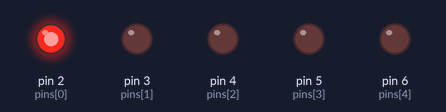
The sketch below on a simulated Arduino Uno, built with avr-gcc and run on an emulated ATmega328P. Parts: output pins drawn as LEDs (lit = HIGH).

Above: at 0.2 s.
At 1.2 s:
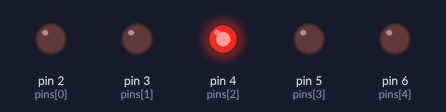
At 1.7 s:
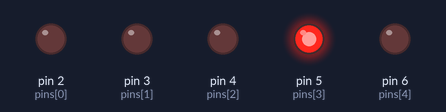
At 2.2 s:
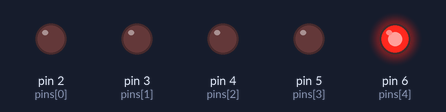
At 4.7 s:
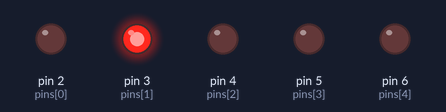
Timing chart, 0 to 5.2 s (numbered marks = the images above):
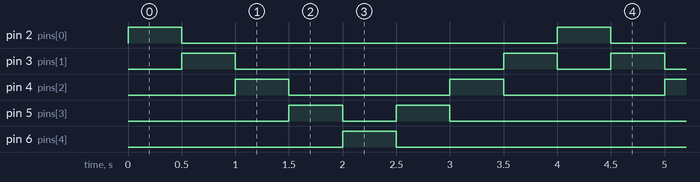

The sketch:

sketch.ino
```cpp
void setup() {
  /*
  Szkic: Arduino uno
  Author: Jaroslaw Roszyk; 2024-02-24
  */
  // pinMode(2, OUTPUT);
  // pinMode(3, OUTPUT);
  // pinMode(4, OUTPUT);
  // pinMode(5, OUTPUT);
  // pinMode(6, OUTPUT);
  for(int i = 2; i <= 6; ++i)
  {
    pinMode(i, OUTPUT);
  }
}

void task2()
{
  digitalWrite(2, HIGH);
  delay(500);
  digitalWrite(2, LOW);
  digitalWrite(3, HIGH);
  delay(500);
  digitalWrite(3, LOW);
  digitalWrite(4, HIGH);
  delay(500);
  digitalWrite(4, LOW);
  digitalWrite(5, HIGH);
  delay(500);
  digitalWrite(5, LOW);
  digitalWrite(6, HIGH);
  delay(500);
  digitalWrite(6, LOW);

  digitalWrite(5, HIGH);
  delay(500);
  digitalWrite(5, LOW);
  digitalWrite(4, HIGH);
  delay(500);
  digitalWrite(4, LOW);
  digitalWrite(3, HIGH);
  delay(500);
  digitalWrite(3, LOW);
}

void task3()
{
  int pins[] = {2, 3, 4, 5, 6};
  int pinCount = sizeof(pins) / sizeof(pins[0]);

  for (int i = 0; i < pinCount; i++)
  {
    digitalWrite(pins[i], HIGH);
    delay(500);
    digitalWrite(pins[i], LOW);
  }

  for(int i = 5; i >= 2; --i) {
    digitalWrite(i, HIGH);
    delay(500);
    digitalWrite(i, LOW);
  }
}


void loop() {
  task2();
}
```

Measured:
- by itself, pin 2 (pins[0]), pin 6 (pins[4]): alternates HIGH for 0.50 s and LOW for 3.5 s
- by itself, pin 3 (pins[1]): repeats every 4.0 s: LOW 2.5 s, HIGH 0.50 s, LOW 0.50 s, HIGH 0.50 s
- by itself, pin 4 (pins[2]): alternates HIGH for 0.50 s and LOW for 1.5 s
- by itself, pin 5 (pins[3]): repeats every 4.0 s: LOW 0.50 s, HIGH 0.50 s, LOW 2.5 s, HIGH 0.50 s
